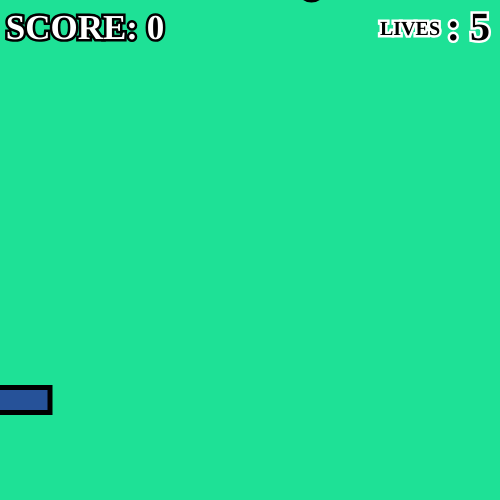
Frame 1 (no input)
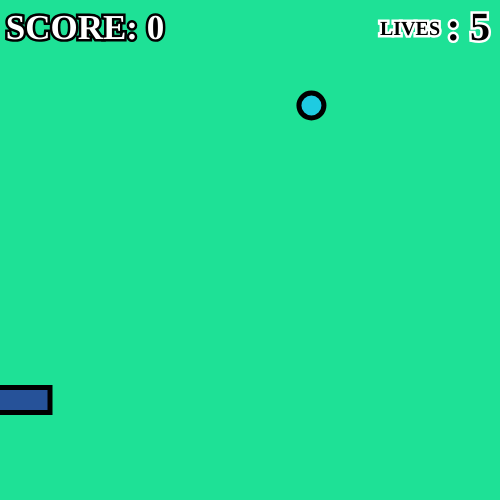
Frame 60 (no input)
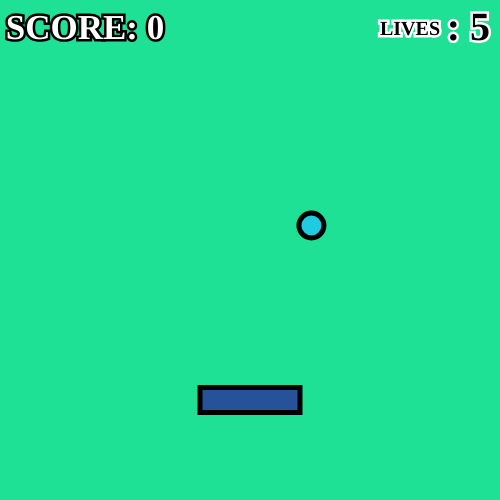
Frame 120 (the mouse pressed at the canvas centre since frame 60)

The p5.js sketch that drew these frames (run headless with seeded random() and noise() and a simulated clock; from frame 60 on, the mouse is pressed at the canvas centre):

// p5.js sketch
// ── sketch.js
let playerXPos;
let playerYPos = 400;
let playerXSize = 100;
let playerYSize = 25;
let score = 0;
let lives = 5;
let circleXPos;
let circleYPos;
let circleSize = 25;
let speed = 2;

function setup() {
    createCanvas(500, 500);
    rectMode(CENTER);
    circleYPos = -playerYSize / 2;
    circleXPos = random(25, 426);
    textAlign(CENTER, CENTER);
    strokeWeight(5);
    textFont('Avant Garde');
    textStyle(BOLD);
}

function draw() {
    background(30, 225, 150);

    textSize(35);
    stroke(0);
    fill(255, 255, 255);
    text(('SCORE: ' + score), 85, 30);

    textSize(20);
    stroke(255, 255, 255);
    fill(0);
    textAlign(RIGHT, CENTER)
    text(('LIVES'), 390, 30, 100, 100);

    textSize(40);
    text(": " + lives, 440, 30, 100, 100)

    textAlign(CENTER, CENTER);
    stroke(0);
    fill(30, 203, 225);
    circle(circleXPos, circleYPos, circleSize);
    
    circleYPos += speed;
    fill(38, 82, 153);
    playerXPos = mouseX;
    rect(playerXPos, playerYPos, playerXSize, playerYSize);

    if (lives <= 0) {
        speed = 0;
        circleXPos = -100;
    }

    if (circleXPos >= mouseX - playerXSize/2 
        && circleXPos <= mouseX + playerXSize/2 
        && circleYPos > playerYPos) {
            circleYPos = -playerYSize / 2;
            circleXPos = random(25, 426);
            speed += 0.5;
            score += 1;
        } 

    if (circleYPos >= 525) {
        circleYPos = -playerYSize / 2;
        circleXPos = random(25, 426);
        if (lives === 0) {
        lives = 0;
        } else {
            lives -= 1;
        }
    }
}
